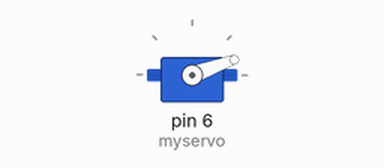
Bench run of a sketch on a simulated Arduino Uno, built with avr-gcc and run on an emulated ATmega328P. Shown: servo.

Above: at 0.05 s.
At 1.5 s:
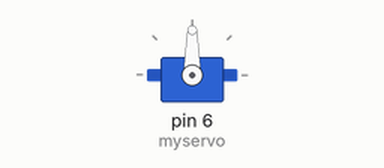
At 3.0 s:
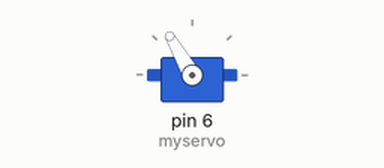
Timing chart, 0 to 6.9 s (numbered marks = the images above):
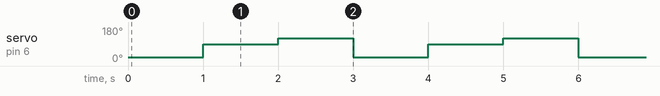

The sketch:

Servo_Test.ino
```cpp
#include <Servo.h>

Servo myservo;
void setup() {
  // put your setup code here, to run once:
myservo.attach(6);
}

void loop() {
  // put your main code here, to run repeatedly:
    myservo.write(20);              // tell servo to go to position in variable 'pos'
    delay(1000);
myservo.write(90);              // tell servo to go to position in variable 'pos'
    delay(1000);
    myservo.write(120);              // tell servo to go to position in variable 'pos'
    delay(1000);
}
```

Measured:
- by itself, servo on pin 6 (myservo): repeats every 3.0 s: 120° 1.0 s, 20° 1.0 s, 90° 1.0 s
